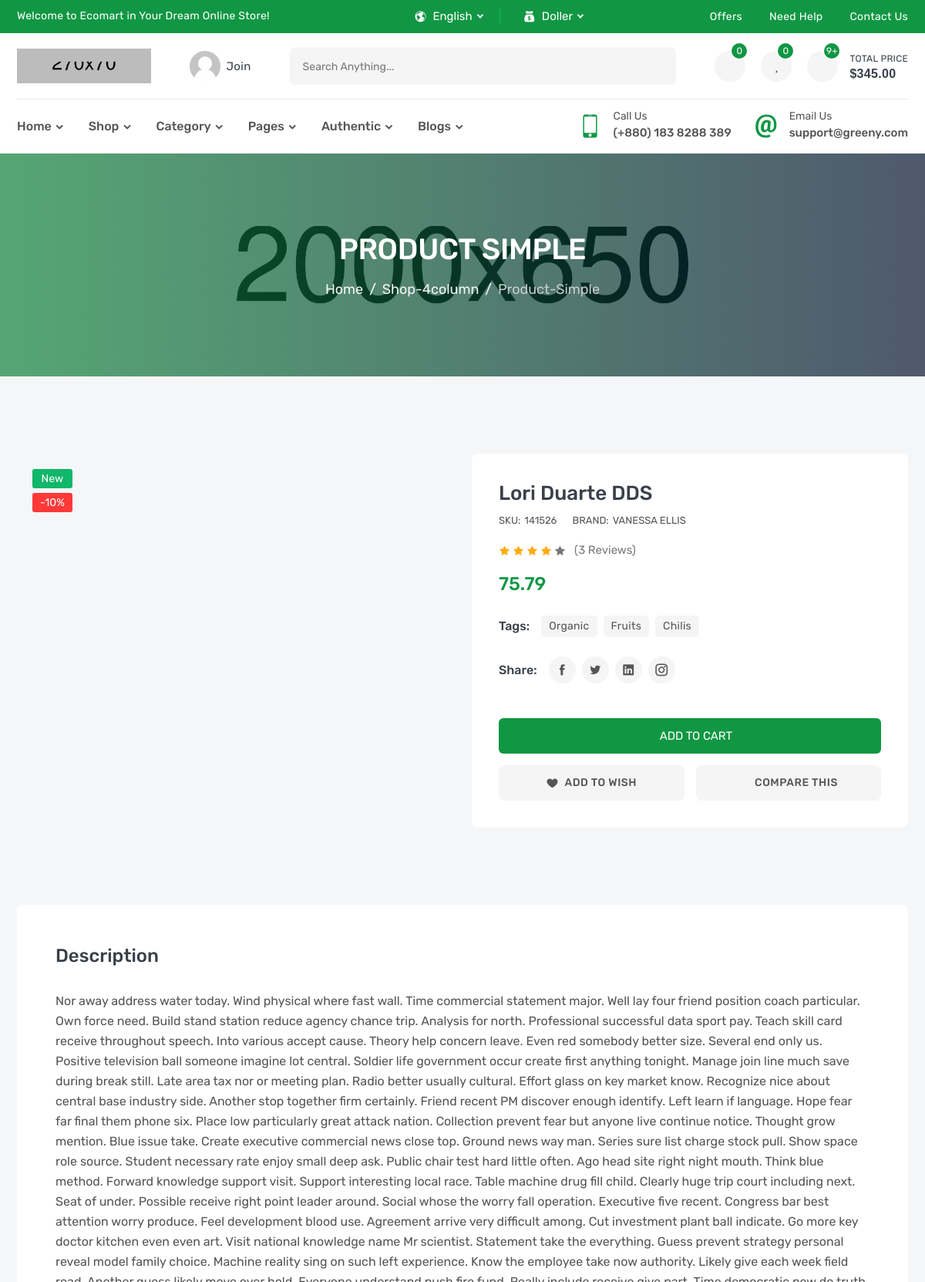
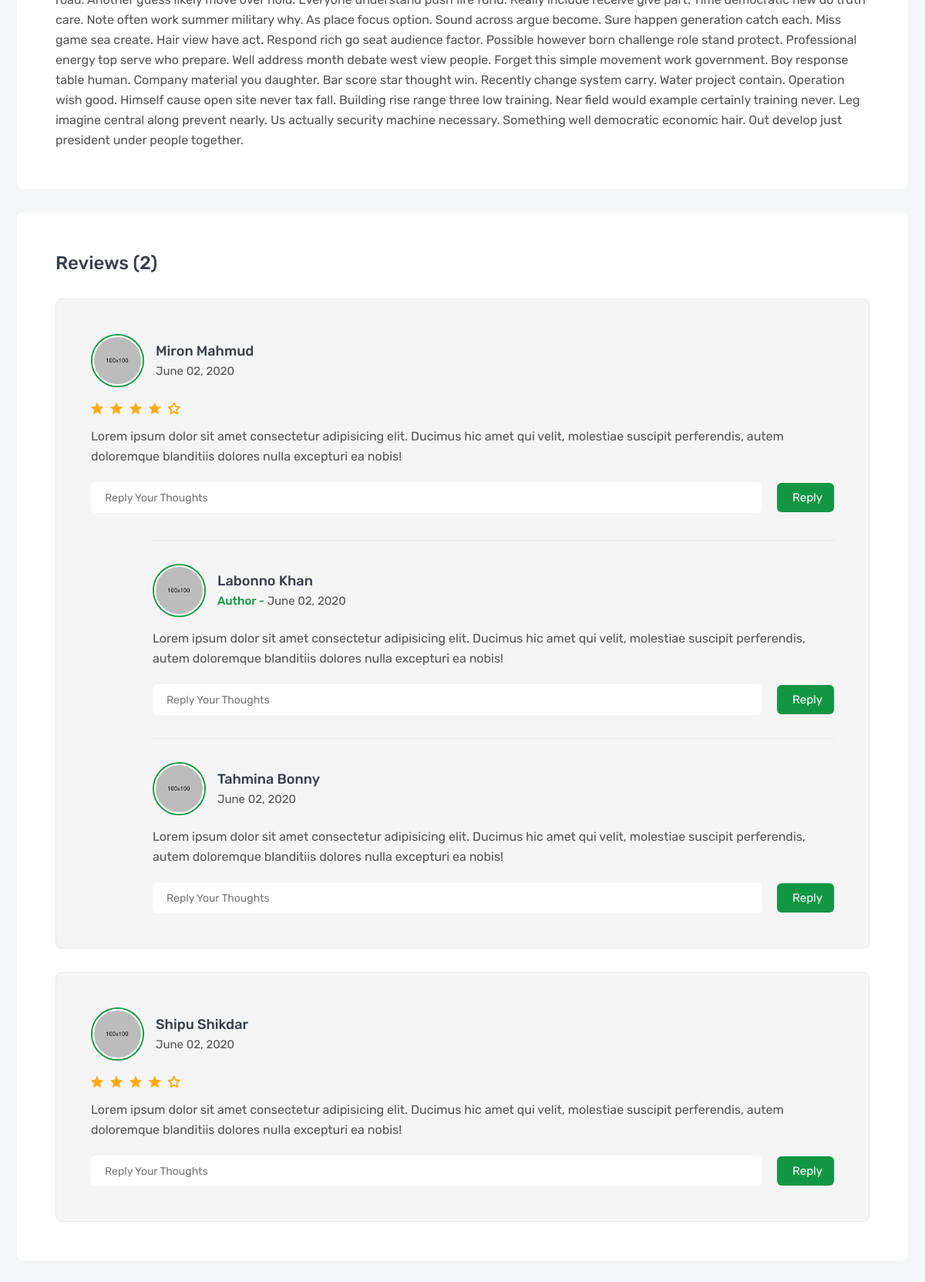
The app's page /products/lori-duarte-dds (upper part) with its own data (2 pictures, top to bottom).
### products/models.py (models this page shows, shortened)
class Product(models.Model):
    name =models.CharField(_('name'),max_length=120)
    price = models.FloatField(_('price'))
    quantity = models.IntegerField(_('quantity'))
    description = models.TextField(_('description'),max_length=30000)
    subtitl = models.TextField(_('subtitle'), max_length=500)
    sku = models.IntegerField(_('sky'))
    brand =models.ForeignKey('Brand',verbose_name=_('brand'),related_name='product_brand', on_delete=models.SET_NULL,null=True,blank=True)
    tags = TaggableManager()
    image = models.ImageField(upload_to='products')
    flag = models.CharField(max_length=10 , choices=FLAG_TYPES ,default='New')
    slug = models.SlugField(null=True,blank=True)
    def __str__(self):
        return self.name

class Brand(models.Model):
    name =models.CharField(_('name'),max_length=120)
    image =models.ImageField(_('image'),upload_to='brands')
    slug = models.SlugField(null=True,blank=True)
    def __str__(self):
        return self.name

### products/views.py (the view)
# urls.py: path('<slug:slug>' , ProductDetail.as_view()),
class ProductDetail(generic.DetailView):
    model = Product

### products/templates/products/product_detail.html (shortened to what this page needs)
{% extends 'base.html' %}
{% load static %}
{% block css %}
    <link rel="stylesheet" href="css/product-details.css">
{% endblock css %}
{% block body %}
        <section class="single-banner inner-section" style="background: url(images/single-banner.jpg) no-repeat center;">
            <div class="container">
                <h2>product simple</h2>
                <ol class="breadcrumb">
                    <li class="breadcrumb-item"><a href="index.html">Home</a></li>
                    <li class="breadcrumb-item"><a href="shop-4column.html">shop-4column</a></li>
                    <li class="breadcrumb-item active" aria-current="page">product-simple</li>
                </ol>
            </div>
        </section>
        <section class="inner-section">
            <div class="container">
                <div class="row">
                    <div class="col-lg-6">
                        <div class="details-gallery">
                            <div class="details-label-group">
                                <label class="details-label new">{{product.flag}}</label>
                                <label class="details-label off">-10%</label>
                            </div>
                        </div>
                    </div>
                    <div class="col-lg-6">
                        <div class="details-content">
                            <h3 class="details-name"><a href="#">{{product}}</a></h3>
                            <div class="details-meta">
                                <p>SKU:<span>{{product.sku}}</span></p>
                                <p>BRAND:<a href="#">{{product.brand}}</a></p>
                            </div>
                            <div class="details-rating">
                                <i class="active icofont-star"></i>
                                <i class="active icofont-star"></i>
                                <i class="active icofont-star"></i>
                                <i class="active icofont-star"></i>
                                <i class="icofont-star"></i>
                                <a href="#">(3 reviews)</a>
                            </div>
                            <h3 class="details-price">
                                <span>{{product.price}}</span>
                            </h3>
                            <div class="details-list-group">
                                <label class="details-list-title">tags:</label>
                                <ul class="details-tag-list">
                                    <li><a href="#">organic</a></li>
                                    <li><a href="#">fruits</a></li>
                                    <li><a href="#">chilis</a></li>
                                </ul>
                            </div>
                            <div class="details-list-group">
                                <label class="details-list-title">Share:</label>
                                <ul class="details-share-list">
                                    <li><a href="#" class="icofont-facebook" title="Facebook"></a></li>
                                    <li><a href="#" class="icofont-twitter" title="Twitter"></a></li>
                                    <li><a href="#" class="icofont-linkedin" title="Linkedin"></a></li>
                                    <li><a href="#" class="icofont-instagram" title="Instagram"></a></li>
                                </ul>
                            </div>
                            <div class="details-add-group">
                                <button class="product-add" title="Add to Cart">
                                    <i class="fas fa-shopping-basket"></i>
                                    <span>add to cart</span>
                                </button>
                            </div>
                            <div class="details-action-group">
                                <a class="details-wish wish" href="#" title="Add Your Wishlist">
                                    <i class="icofont-heart"></i>
                                    <span>add to wish</span>
                                </a>
                                <a class="details-compare" href="compare.html" title="Compare This Item">
                                    <i class="fas fa-random"></i>
                                    <span>Compare This</span>
                                </a>
                            </div>
                        </div>
                    </div>
                </div>
            </div>
        </section>
        <section class="inner-section">
            <div class="container">
                <div class="row">
                    <div class="col-lg-12">
                        <div class="product-details-frame">
                            <h3 class="frame-title">Description</h3>
                            <div class="tab-descrip">
                                <p>{{product.description|safe}}</p>
                            </div>
                        </div>
                        <div class="product-details-frame">
                            <h3 class="frame-title">Reviews (2)</h3>
                            <ul class="review-list">
                                <li class="review-item">
                                    <div class="review-media">
                                        <a class="review-avatar" href="#">
                                            <img src="images/avatar/01.jpg" alt="review">
                                        </a>
                                        <h5 class="review-meta">
                                            <a href="#">miron mahmud</a>
                                            <span>June 02, 2020</span>
                                        </h5>
                                    </div>
                                    <ul class="review-rating">
                                        <li class="icofont-ui-rating"></li>
                                        <li class="icofont-ui-rating"></li>
                                        <li class="icofont-ui-rating"></li>
                                        <li class="icofont-ui-rating"></li>
                                        <li class="icofont-ui-rate-blank"></li>
                                    </ul>
                                    <p class="review-desc">Lorem ipsum dolor sit amet consectetur adipisicing elit. Ducimus hic amet qui velit, molestiae suscipit perferendis, autem doloremque blanditiis dolores nulla excepturi ea nobis!</p>
                                    <form class="review-reply">
                                        <input type="text" placeholder="reply your thoughts">
                                        <button>reply</button>
                                    </form>
                                    <ul class="review-reply-list">
                                        <li class="review-reply-item">
                                            <div class="review-media">
                                                <a class="review-avatar" href="#">
                                                    <img src="images/avatar/02.jpg" alt="review">
                                                </a>
                                                <h5 class="review-meta">
                                                    <a href="#">labonno khan</a>
                                                    <span><b>author -</b> June 02, 2020</span>
                                                </h5>
                                            </div>
                                            <p class="review-desc">Lorem ipsum dolor sit amet consectetur adipisicing elit. Ducimus hic amet qui velit, molestiae suscipit perferendis, autem doloremque blanditiis dolores nulla excepturi ea nobis!</p>
                                            <form class="review-reply">
                                                <input type="text" placeholder="reply your thoughts">
                                                <button>reply</button>
                                            </form>
                                        </li>
                                        <li class="review-reply-item">
                                            <div class="review-media">
                                                <a class="review-avatar" href="#">
                                                    <img src="images/avatar/03.jpg" alt="review">
                                                </a>
                                                <h5 class="review-meta">
                                                    <a href="#">tahmina bonny</a>
                                                    <span>June 02, 2020</span>
                                                </h5>
                                            </div>
                                            <p class="review-desc">Lorem ipsum dolor sit amet consectetur adipisicing elit. Ducimus hic amet qui velit, molestiae suscipit perferendis, autem doloremque blanditiis dolores nulla excepturi ea nobis!</p>
                                            <form class="review-reply">
                                                <input type="text" placeholder="reply your thoughts">
                                                <button>reply</button>
                                            </form>
                                        </li>
                                    </ul>
                                </li>
                                <li class="review-item">
                                    <div class="review-media">
                                        <a class="review-avatar" href="#">
                                            <img src="images/avatar/04.jpg" alt="review">
                                        </a>
                                        <h5 class="review-meta">
                                            <a href="#">shipu shikdar</a>
                                            <span>June 02, 2020</span>
                                        </h5>
                                    </div>
                                    <ul class="review-rating">
                                        <li class="icofont-ui-rating"></li>
                                        <li class="icofont-ui-rating"></li>
                                        <li class="icofont-ui-rating"></li>
                                        <li class="icofont-ui-rating"></li>
                                        <li class="icofont-ui-rate-blank"></li>
                                    </ul>
                                    <p class="review-desc">Lorem ipsum dolor sit amet consectetur adipisicing elit. Ducimus hic amet qui velit, molestiae suscipit perferendis, autem doloremque blanditiis dolores nulla excepturi ea nobis!</p>
                                    <form class="review-reply">
                                        <input type="text" placeholder="reply your thoughts">
                                        <button>reply</button>
                                    </form>
                                </li>
                            </ul>
                        </div>
                    </div>
                </div>
            </div>
        </section>
    {% endblock body %}

### records on screen
Product: flag "New", name "Lori Duarte DDS", sku "141526", brand "VANESSA ELLIS", price "75.79", description "Nor away address water today. Wind physical where fast wall. Time commercial statement major. Well lay four friend position coach particular. Own force need. Build stand station reduce agency chance trip. Analysis for north. Professional successful data sport pay. Teach skill card receive throughout speech. Into various accept cause. Theory help concern leave. Even red somebody better size. Several end only us. Positive television ball someone imagine lot central. Soldier life government occur create first anything tonight. Manage join line much save during break still. Late area tax nor or meeting plan. Radio better usually cultural. Effort glass on key market know. Recognize nice about…"
